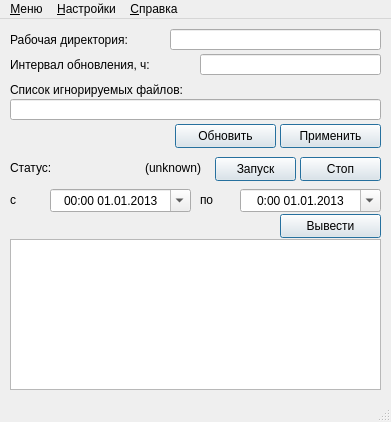
<?xml version="1.0" encoding="UTF-8"?>
<ui version="4.0">
 <class>MainWindow</class>
 <widget class="QMainWindow" name="MainWindow">
  <property name="geometry">
   <rect>
    <x>0</x>
    <y>0</y>
    <width>391</width>
    <height>422</height>
   </rect>
  </property>
  <property name="sizePolicy">
   <sizepolicy hsizetype="Fixed" vsizetype="Fixed">
    <horstretch>0</horstretch>
    <verstretch>0</verstretch>
   </sizepolicy>
  </property>
  <property name="windowTitle">
   <string>git2etc</string>
  </property>
  <widget class="QWidget" name="centralwidget">
   <widget class="QDateTimeEdit" name="timeEdit_from">
    <property name="geometry">
     <rect>
      <x>50</x>
      <y>170</y>
      <width>141</width>
      <height>23</height>
     </rect>
    </property>
    <property name="sizePolicy">
     <sizepolicy hsizetype="Fixed" vsizetype="Fixed">
      <horstretch>0</horstretch>
      <verstretch>0</verstretch>
     </sizepolicy>
    </property>
    <property name="alignment">
     <set>Qt::AlignCenter</set>
    </property>
    <property name="date">
     <date>
      <year>2013</year>
      <month>1</month>
      <day>1</day>
     </date>
    </property>
    <property name="displayFormat">
     <string>HH:mm dd.MM.yyyy</string>
    </property>
    <property name="calendarPopup">
     <bool>true</bool>
    </property>
   </widget>
   <widget class="QLabel" name="label_timeFrom">
    <property name="geometry">
     <rect>
      <x>10</x>
      <y>170</y>
      <width>31</width>
      <height>21</height>
     </rect>
    </property>
    <property name="text">
     <string>с</string>
    </property>
   </widget>
   <widget class="QLabel" name="label_timeTo">
    <property name="geometry">
     <rect>
      <x>200</x>
      <y>170</y>
      <width>31</width>
      <height>21</height>
     </rect>
    </property>
    <property name="text">
     <string>по</string>
    </property>
   </widget>
   <widget class="QDateTimeEdit" name="timeEdit_to">
    <property name="geometry">
     <rect>
      <x>240</x>
      <y>170</y>
      <width>141</width>
      <height>23</height>
     </rect>
    </property>
    <property name="sizePolicy">
     <sizepolicy hsizetype="Fixed" vsizetype="Fixed">
      <horstretch>0</horstretch>
      <verstretch>0</verstretch>
     </sizepolicy>
    </property>
    <property name="alignment">
     <set>Qt::AlignCenter</set>
    </property>
    <property name="date">
     <date>
      <year>2013</year>
      <month>1</month>
      <day>1</day>
     </date>
    </property>
    <property name="displayFormat">
     <string>H:mm dd.MM.yyyy</string>
    </property>
    <property name="calendarPopup">
     <bool>true</bool>
    </property>
   </widget>
   <widget class="QPushButton" name="button_get">
    <property name="geometry">
     <rect>
      <x>280</x>
      <y>195</y>
      <width>101</width>
      <height>24</height>
     </rect>
    </property>
    <property name="sizePolicy">
     <sizepolicy hsizetype="Fixed" vsizetype="Fixed">
      <horstretch>0</horstretch>
      <verstretch>0</verstretch>
     </sizepolicy>
    </property>
    <property name="text">
     <string>Вывести</string>
    </property>
    <property name="default">
     <bool>true</bool>
    </property>
   </widget>
   <widget class="QTextBrowser" name="textBox_get">
    <property name="geometry">
     <rect>
      <x>10</x>
      <y>220</y>
      <width>371</width>
      <height>151</height>
     </rect>
    </property>
    <property name="sizePolicy">
     <sizepolicy hsizetype="Fixed" vsizetype="Fixed">
      <horstretch>0</horstretch>
      <verstretch>0</verstretch>
     </sizepolicy>
    </property>
   </widget>
   <widget class="QLabel" name="label_directory">
    <property name="geometry">
     <rect>
      <x>10</x>
      <y>10</y>
      <width>141</width>
      <height>21</height>
     </rect>
    </property>
    <property name="text">
     <string>Рабочая директория:</string>
    </property>
   </widget>
   <widget class="QLineEdit" name="lineEdit_ignoreList">
    <property name="geometry">
     <rect>
      <x>10</x>
      <y>80</y>
      <width>371</width>
      <height>21</height>
     </rect>
    </property>
    <property name="sizePolicy">
     <sizepolicy hsizetype="Fixed" vsizetype="Fixed">
      <horstretch>0</horstretch>
      <verstretch>0</verstretch>
     </sizepolicy>
    </property>
    <property name="alignment">
     <set>Qt::AlignRight|Qt::AlignTrailing|Qt::AlignVCenter</set>
    </property>
   </widget>
   <widget class="QLabel" name="label_timeSleep">
    <property name="geometry">
     <rect>
      <x>10</x>
      <y>35</y>
      <width>181</width>
      <height>21</height>
     </rect>
    </property>
    <property name="text">
     <string>Интервал обновления, ч:</string>
    </property>
   </widget>
   <widget class="QLineEdit" name="lineEdit_timeSleep">
    <property name="geometry">
     <rect>
      <x>200</x>
      <y>35</y>
      <width>181</width>
      <height>21</height>
     </rect>
    </property>
    <property name="sizePolicy">
     <sizepolicy hsizetype="Fixed" vsizetype="Fixed">
      <horstretch>0</horstretch>
      <verstretch>0</verstretch>
     </sizepolicy>
    </property>
    <property name="alignment">
     <set>Qt::AlignRight|Qt::AlignTrailing|Qt::AlignVCenter</set>
    </property>
   </widget>
   <widget class="QLabel" name="label_ignoreList">
    <property name="geometry">
     <rect>
      <x>10</x>
      <y>60</y>
      <width>201</width>
      <height>21</height>
     </rect>
    </property>
    <property name="text">
     <string>Список игнорируемых файлов:</string>
    </property>
   </widget>
   <widget class="QLineEdit" name="lineEdit_directory">
    <property name="geometry">
     <rect>
      <x>170</x>
      <y>10</y>
      <width>211</width>
      <height>21</height>
     </rect>
    </property>
    <property name="sizePolicy">
     <sizepolicy hsizetype="Fixed" vsizetype="Fixed">
      <horstretch>0</horstretch>
      <verstretch>0</verstretch>
     </sizepolicy>
    </property>
    <property name="alignment">
     <set>Qt::AlignRight|Qt::AlignTrailing|Qt::AlignVCenter</set>
    </property>
   </widget>
   <widget class="QPushButton" name="button_refresh">
    <property name="geometry">
     <rect>
      <x>175</x>
      <y>105</y>
      <width>101</width>
      <height>24</height>
     </rect>
    </property>
    <property name="sizePolicy">
     <sizepolicy hsizetype="Fixed" vsizetype="Fixed">
      <horstretch>0</horstretch>
      <verstretch>0</verstretch>
     </sizepolicy>
    </property>
    <property name="text">
     <string>Обновить</string>
    </property>
    <property name="default">
     <bool>true</bool>
    </property>
   </widget>
   <widget class="QLabel" name="label_statusText">
    <property name="geometry">
     <rect>
      <x>10</x>
      <y>138</y>
      <width>61</width>
      <height>21</height>
     </rect>
    </property>
    <property name="text">
     <string>Статус:</string>
    </property>
   </widget>
   <widget class="QLabel" name="label_statusService">
    <property name="geometry">
     <rect>
      <x>80</x>
      <y>138</y>
      <width>121</width>
      <height>21</height>
     </rect>
    </property>
    <property name="text">
     <string>(unknown)</string>
    </property>
    <property name="alignment">
     <set>Qt::AlignRight|Qt::AlignTrailing|Qt::AlignVCenter</set>
    </property>
   </widget>
   <widget class="QPushButton" name="button_startService">
    <property name="geometry">
     <rect>
      <x>215</x>
      <y>138</y>
      <width>81</width>
      <height>24</height>
     </rect>
    </property>
    <property name="sizePolicy">
     <sizepolicy hsizetype="Fixed" vsizetype="Fixed">
      <horstretch>0</horstretch>
      <verstretch>0</verstretch>
     </sizepolicy>
    </property>
    <property name="text">
     <string>Запуск</string>
    </property>
    <property name="default">
     <bool>true</bool>
    </property>
   </widget>
   <widget class="QPushButton" name="button_stopService">
    <property name="geometry">
     <rect>
      <x>300</x>
      <y>138</y>
      <width>81</width>
      <height>24</height>
     </rect>
    </property>
    <property name="sizePolicy">
     <sizepolicy hsizetype="Fixed" vsizetype="Fixed">
      <horstretch>0</horstretch>
      <verstretch>0</verstretch>
     </sizepolicy>
    </property>
    <property name="text">
     <string>Стоп</string>
    </property>
    <property name="default">
     <bool>true</bool>
    </property>
   </widget>
   <widget class="QPushButton" name="button_apply">
    <property name="geometry">
     <rect>
      <x>280</x>
      <y>105</y>
      <width>101</width>
      <height>24</height>
     </rect>
    </property>
    <property name="sizePolicy">
     <sizepolicy hsizetype="Fixed" vsizetype="Fixed">
      <horstretch>0</horstretch>
      <verstretch>0</verstretch>
     </sizepolicy>
    </property>
    <property name="text">
     <string>Применить</string>
    </property>
    <property name="default">
     <bool>true</bool>
    </property>
   </widget>
  </widget>
  <widget class="QMenuBar" name="menubar">
   <property name="geometry">
    <rect>
     <x>0</x>
     <y>0</y>
     <width>391</width>
     <height>21</height>
    </rect>
   </property>
   <widget class="QMenu" name="menu_main">
    <property name="title">
     <string>&amp;Меню</string>
    </property>
    <addaction name="action_configfile"/>
    <addaction name="separator"/>
    <addaction name="action_exit"/>
   </widget>
   <widget class="QMenu" name="menu_config">
    <property name="title">
     <string>&amp;Настройки</string>
    </property>
    <addaction name="action_language"/>
   </widget>
   <widget class="QMenu" name="menu_help">
    <property name="title">
     <string>&amp;Справка</string>
    </property>
    <addaction name="action_help"/>
    <addaction name="action_about"/>
   </widget>
   <addaction name="menu_main"/>
   <addaction name="menu_config"/>
   <addaction name="menu_help"/>
  </widget>
  <widget class="QStatusBar" name="statusbar"/>
  <action name="action_configfile">
   <property name="text">
    <string>Выбрать файл &amp;настроек</string>
   </property>
   <property name="shortcut">
    <string>Ctrl+P</string>
   </property>
  </action>
  <action name="action_exit">
   <property name="text">
    <string>&amp;Выход</string>
   </property>
   <property name="shortcut">
    <string>Ctrl+Q</string>
   </property>
  </action>
  <action name="action_language">
   <property name="text">
    <string>Выбор &amp;языка</string>
   </property>
  </action>
  <action name="action_help">
   <property name="text">
    <string>&amp;Помощь</string>
   </property>
   <property name="shortcut">
    <string>F1</string>
   </property>
  </action>
  <action name="action_about">
   <property name="text">
    <string>&amp;О программе</string>
   </property>
  </action>
 </widget>
 <resources/>
 <connections/>
</ui>
